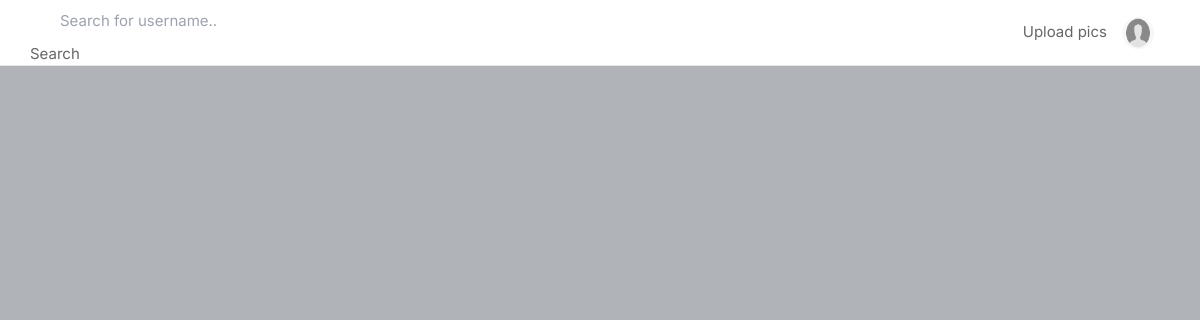
Before: / (signed in) with the older database file.
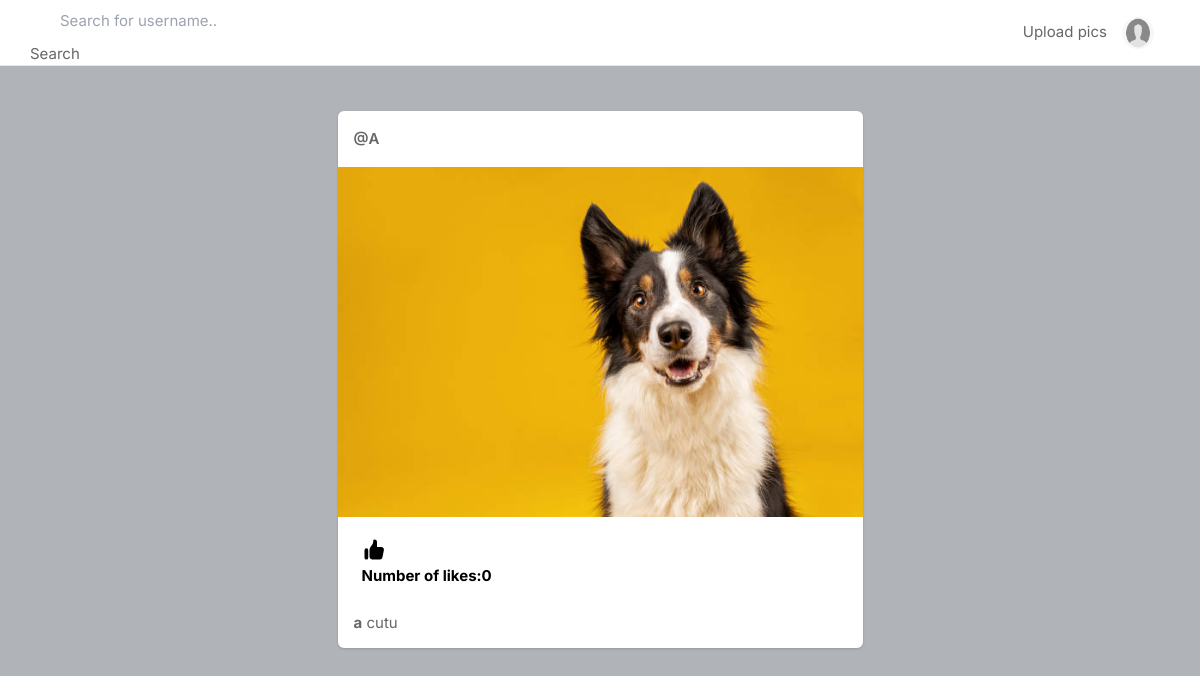
After: the same page with the newer database file.
### core/models.py (models this page shows, shortened)
class Post(models.Model):
    id = models.UUIDField(primary_key=True, default=uuid.uuid4)
    user = models.CharField(max_length=500)
    image = models.ImageField(upload_to='post_images')
    caption = models.TextField()
    created_at = models.DateTimeField(default=datetime.now)
    no_of_likes = models.IntegerField(default=0)

### core/views.py (the view)
# urls.py: path('', views.index, name='index'),
def index(request):
    if request.user.is_authenticated:
        pass
    else:
        return redirect('signin')
    user_object = User.objects.get(username=request.user.username)
    user_profile = Profile.objects.get(user=user_object)
    following_list = []
    feed = []
    following = FollowersCount.objects.filter(follower=request.user.username)
    for users in following:
        following_list.append(users.user)
    for usernames in following_list:
        feed_list = Post.objects.filter(user=usernames)
        feed.append(feed_list)
    feed_list = list(chain(*feed))
    posts = Post.objects.all()
    return render(request, 'index.html', {'user_profile': user_profile, 'posts': feed_list})

### templates/index.html (shortened to what this page needs)
{% load static %}
<!DOCTYPE html>
<html lang="en">
<head>
    <link rel="stylesheet" href="{% static 'assets/css/icons.css' %}">
    <link rel="stylesheet" href="{% static 'assets/css/uikit.css' %}">
    <link rel="stylesheet" href="{% static 'assets/css/style.css' %}">
    <link rel="stylesheet" href="{% static 'assets/css/tailwind.css' %}">
</head>
<body>
            <header>
                <div class="header_inner">
                    <form action="/search" method="POST">
                    <div class="left-side">
                        <div class="header_search">
                            <input name="username" type="text" placeholder="Search for username..">
                            <button type="submit">Search</button>
                        </form>
                        </div>
                    <div class="right-side lg:pr-4">
                        <button>Upload pics</button>
                        <a href="#">
                            <img src="{{user_profile.profileimg.url}}" class="header-avatar" alt="">
                        </a>
                    </div>
            </header>
            <div class="container m-auto">
                <div class="lg:flex justify-center lg:space-x-10 lg:space-y-0 space-y-5">
                    <div class="space-y-5 flex-shrink-0 lg:w-7/12">
                        {% for post in posts reversed %}
                        <div class="bg-white shadow rounded-md  -mx-2 lg:mx-0">
                            <div class="flex justify-between items-center px-4 py-3">
                                <div class="flex flex-1 items-center space-x-4">
                                    <span class="block capitalize font-semibold "> <a href="/profile/{{post.user}}">@{{post.user}}</a></span>
                                </div>
                              {% if  user.is_superuser %}
                              <div>
                                <a href="#"> <i class="icon-feather-more-horizontal text-2xl hover:bg-gray-200 rounded-full p-2 transition -mr-1 "></i> </a>
                              </div>
                              {% endif %}
                            </div>
                            <div uk-lightbox>
                                <a href="{{post.image.url}}">
                                    <img src="{{post.image.url}}" alt="">
                                </a>
                            </div>
                            <div class="py-3 px-4 space-y-3">
                                <div class="flex space-x-4 lg:font-bold">
                                    <a href="/like-post?post_id={{post.id}}" class="flex items-center space-x-2">
                                        <div class="p-2 rounded-full text-black">
                                            <p>Number of likes:{{post.no_of_likes}}</p>
                                        </div>
                                    </a>
                                </div>
                                <p>
                                    <a href="/profile/{{post.user}}"><b>{{post.user}}</b></a> {{post.caption}}
                                </p>
                            </div>
                        </div>
                        {% endfor %}
                    </div>
                </div>
            </div>
</body>
</html>

Changed rows visible on the page:
added Post: user "A", image (picture), no_of_likes "0", user "a", caption "cutu"
